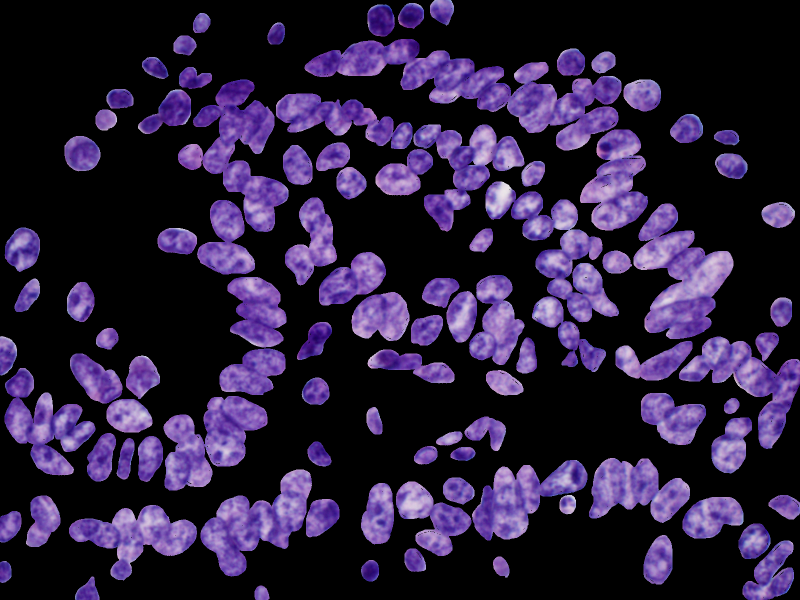
#> input picture gt.png, 1600 x 1200 px (shown at 1/2 size); the run also reads 1 picture not shown here
$ python sirowaku.py
#> lines starting #> are read from the running program, lines starting #| are printed output that depends on the picture
import cv2
import numpy as np

white = cv2.imread("white.png")
img = cv2.imread("gt.png")
#> img is the input picture: shape (1200, 1600, 3); mean B, G, R 59.4, 30.6, 42.3

height = img.shape[0]
#> height = 1200
width = img.shape[1]
#> width = 1600

space = 63

for y in range(0, height) :
	for x in range(0, width) :
		white[y + space, x + space, 0:3] = img[y, x, 0:3]
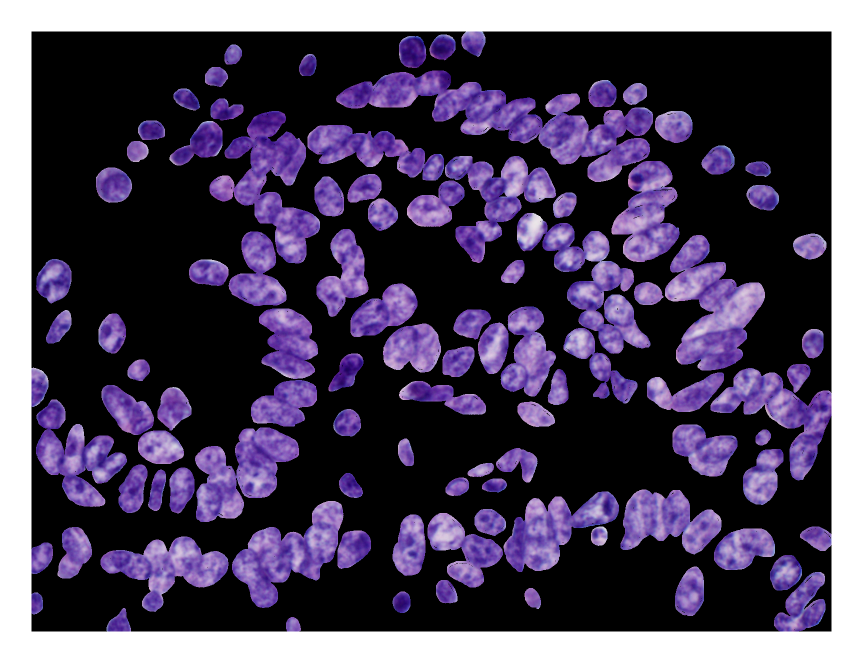
#> white: shape (1326, 1726, 3) (shown at 1/2 size); mean B, G, R 91, 66.8, 76.5

up = img[0 : space , 0 : width]
down = img[height - space : height , 0 : width]
left = img[0 : height, 0 : space]
right = img[0 : height, width - space : width]
up_left = img[0:space, 0:space]
#> up_left: shape (63, 63, 3); every value is 0
up_right = img[0:space, width-space:width]
down_left = img[height-space: height, 0:space]
down_right = img[height-space:height, width-space:width]

up = cv2.flip(up, 0)
down = cv2.flip(down, 0)
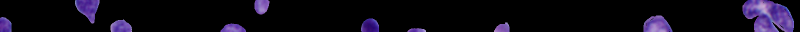
#> down: shape (63, 1600, 3) (shown at 1/2 size); mean B, G, R 19.8, 8.9, 12.7
left = cv2.flip(left, 1)
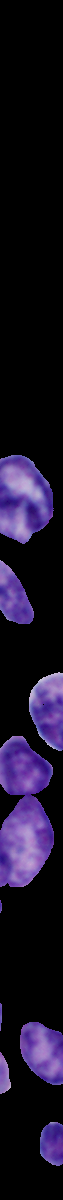
#> left: shape (1200, 63, 3); mean B, G, R 37.5, 17.6, 24.5
right = cv2.flip(right, 1)
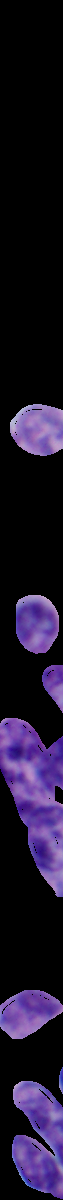
#> right: shape (1200, 63, 3); mean B, G, R 42.1, 20.3, 28.7
up_left = cv2.flip(up_left, -1)
up_right = cv2.flip(up_right, -1)
down_left = cv2.flip(down_left, -1)
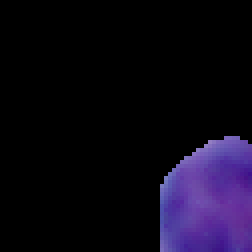
#> down_left: shape (63, 63, 3) (shown 4 times larger); mean B, G, R 23.6, 8.7, 13.6
down_right = cv2.flip(down_right, -1)
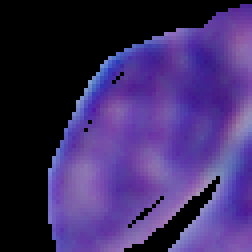
#> down_right: shape (63, 63, 3) (shown 4 times larger); mean B, G, R 100.9, 44.5, 62.5

white[0:space, space:width+space] = up[0:space, 0:width]
white[height+space:height+(space*2), space:width+space] = down[0:space, 0:width]
white[space:height+space, 0:space] = left[0:height, 0:space]
white[space:height+space, width+space:width+(space*2)] = right[0:height, 0:space]
white[0:space, 0:space] = up_left[0:space, 0:space]
white[0:space, width+space:width+(space*2)] = up_right[0:space, 0:space]
white[height+space:height+(space*2), 0:space] = down_left[0:space, 0:space]
white[height+space:height+(space*2), width+space:width+(space*2)] = down_right[0:space, 0:space]
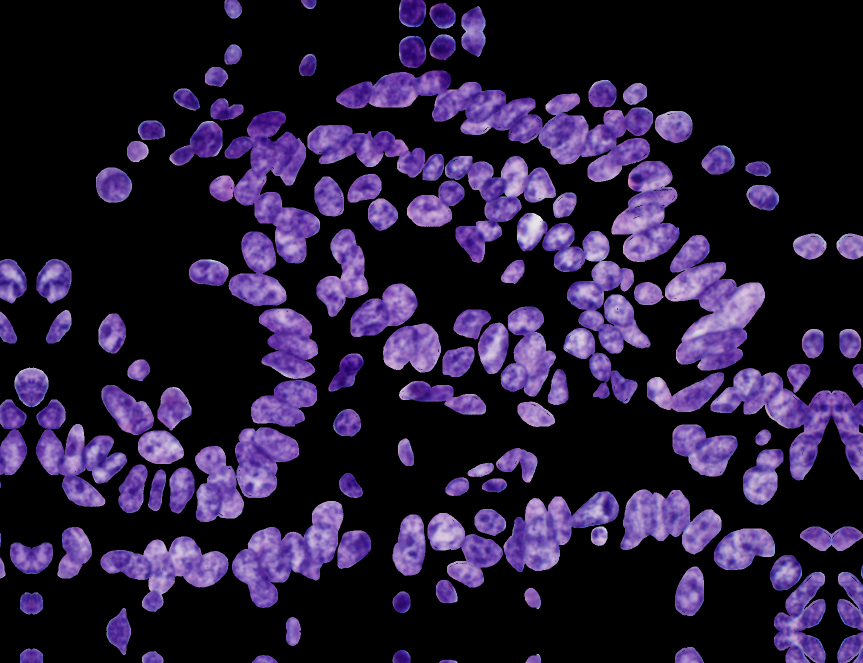
#> white: shape (1326, 1726, 3) (shown at 1/2 size); mean B, G, R 54.1, 27.6, 38.2

cv2.imwrite("wakutuki2.png", white)
